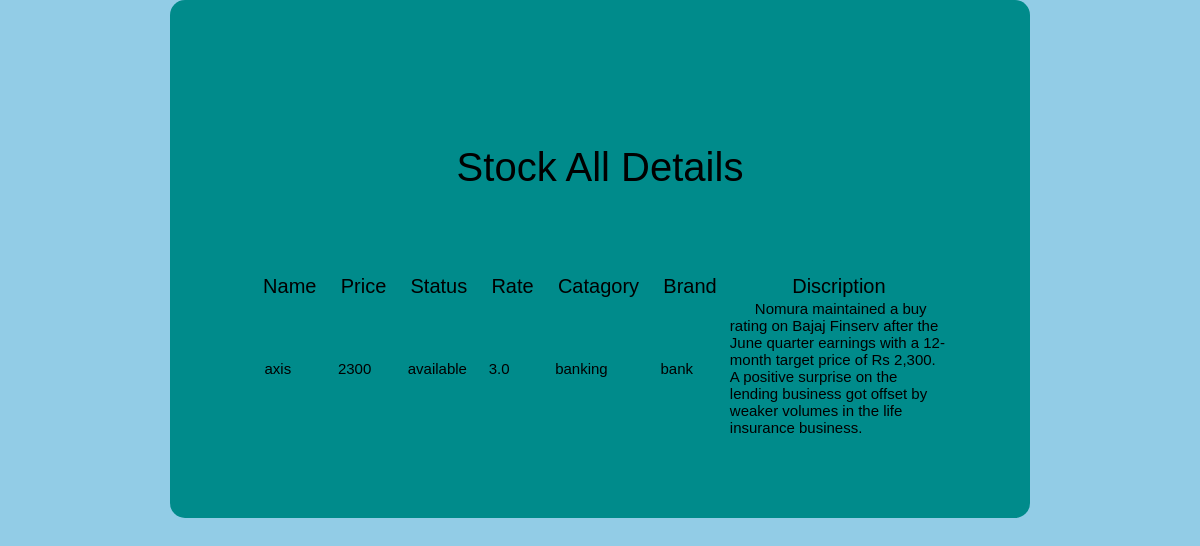
/1/ (signed in), run on the app's committed database.
### stock/models.py (models this page shows, shortened)
class Product(models.Model):
    name=models.CharField(max_length=100)
    brand = models.CharField(max_length=255)
    catagory= models.CharField(max_length=100)
    price = models.CharField(max_length=10)
    discription = models.CharField(max_length=300)
    rate = models.FloatField(max_length=100)
    status = models.CharField(max_length=10)
    slug=models.SlugField(max_length=40)

### stock/views.py (the view)
# urls.py: path('<int:id>/',views.product_details,name='Details'),
@login_required(login_url="login/")
def product_details(request,id):
    product=Product.objects.filter(id=id)
    return render(request,'stock/detail.html',{'product':product})

### stock/templates/stock/detail.html (shortened to what this page needs)
<!DOCTYPE html>
<html lang="en">
<head>
</head>
<body>
    <div class="detail-form">
        <h1>Stock All Details</h1>
        <form action="" method="POST">
            <table>
                <thead>
                    <tr>
                        <th>&nbsp;&nbsp;Name&nbsp;&nbsp;</th>
                        <th>&nbsp;&nbsp;Price&nbsp;&nbsp;</th>
                        <th>&nbsp;&nbsp;Status&nbsp;&nbsp;</th>
                        <th>&nbsp;&nbsp;Rate&nbsp;&nbsp;</th>
                        <th>&nbsp;&nbsp;Catagory&nbsp;&nbsp;</th>
                        <th>&nbsp;&nbsp;Brand&nbsp;&nbsp;</th>
                        <th>&nbsp;&nbsp;Discription&nbsp;&nbsp;</th>
                    </tr>
                </thead><br>
                <tbody>
                    {% for form in product %}
                    <tr>
                        <td>
                            &nbsp;&nbsp; {{ form.name}}&nbsp;&nbsp;
                        </td>
                        <td>
                            &nbsp;&nbsp;{{form.price}}&nbsp;&nbsp;
                        </td>
                        <td>
                            &nbsp;&nbsp;{{form.status}}
                        </td>
                        <td>
                            &nbsp;&nbsp;{{form.rate}}
                        </td>
                        <td>
                            &nbsp;&nbsp;{{form.catagory}}
                        </td>
                        <td>
                            &nbsp;&nbsp;{{form.brand}}
                        </td>
                        <td>
                            &nbsp;&nbsp;&nbsp;&nbsp;&nbsp;&nbsp;{{form.discription}}
                        </td>
                    </tr>
                    {% endfor %}
                </tbody>
            </table>
</body>
</html>

### stock/templates/stock/detail.html (style rules this page uses)
* { padding: 0; margin: 0; font: 1em sans-serif; }
body { margin: 0; padding: 0; background-color:#6abadeba; font-family: 'Arial'; }
.detail-form { width: 700px; overflow: hidden; margin: auto; margin: 20 0; padding: 80px; background:darkcyan; border-radius: 15px ; }
h1 { text-align: center; color:black; padding: 25px; font-size: 40px; text-transform: capitalize; margin: 40px; }
th { color:black; font-size: 20px; font: bold; }
td { color:black; font-size: 15px; font:italic; }

### data on the page
Product: name "axis", price "2300", status "available", rate "3.0", catagory "banking", brand "bank", discription "Nomura maintained a buy rating on Bajaj Finserv after the June quarter earnings with a 12-month target price of Rs 2,300. A positive surprise on the lending business got offset by weaker volumes in the life insurance business."
